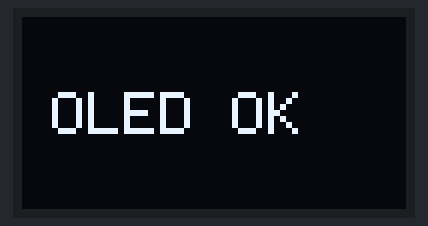
Recording of a sketch running on a simulated ESP32. Shown: 128×64 one-colour display.

Above: at 0.1 s.

The sketch:

display_Oled_OK.ino
```cpp
#include <Wire.h>
#include <Adafruit_GFX.h>
#include <Adafruit_SSD1306.h>

#define SCREEN_WIDTH 128
#define SCREEN_HEIGHT 64
#define OLED_RESET -1

Adafruit_SSD1306 display(SCREEN_WIDTH, SCREEN_HEIGHT, &Wire, OLED_RESET);

void setup() {
  Wire.begin(21, 22);  // SDA, SCL

  if (!display.begin(SSD1306_SWITCHCAPVCC, 0x3C)) {
    while (true); // trava se não achar o display
  }

  display.clearDisplay();
  display.setTextSize(2);
  display.setTextColor(SSD1306_WHITE);
  display.setCursor(10, 25);
  display.println("OLED OK");
  display.display();
}

void loop() {}
```
